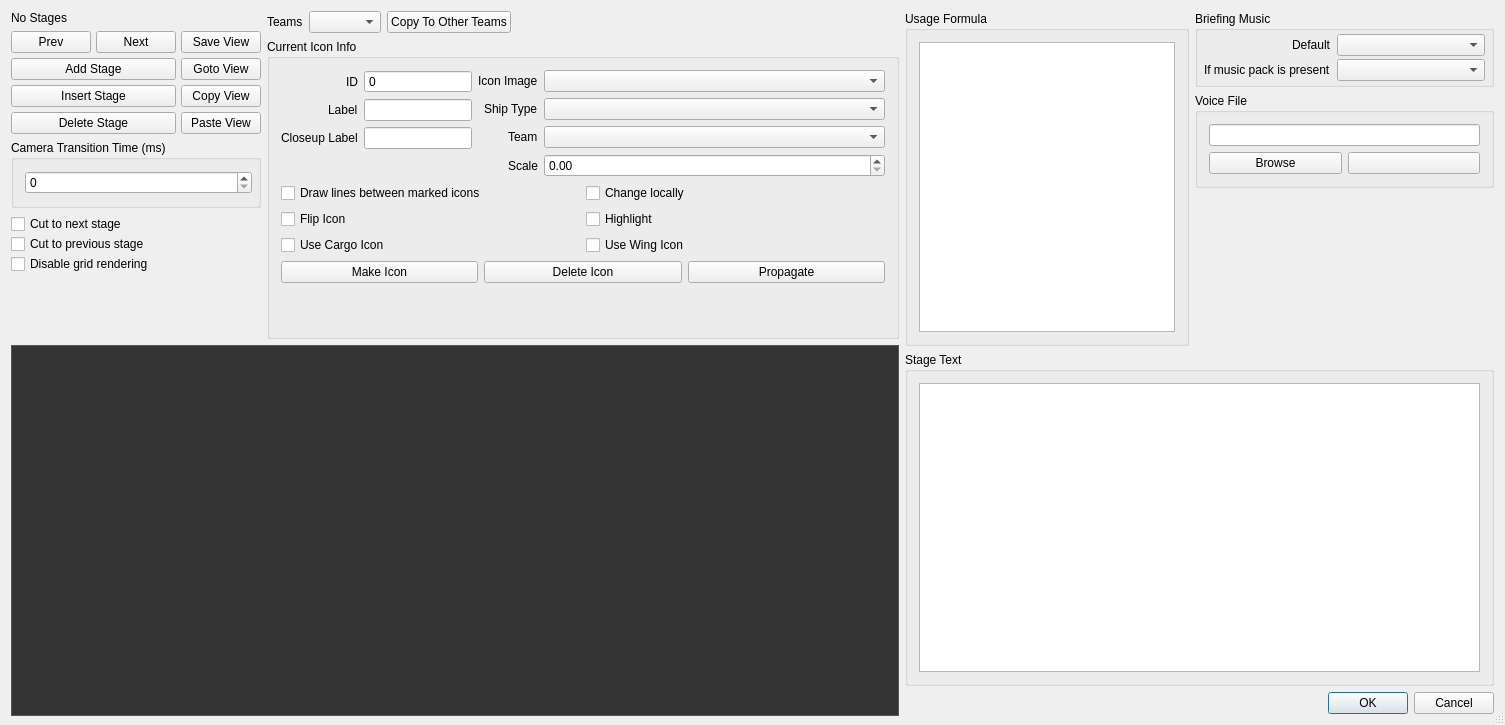
<?xml version="1.0" encoding="UTF-8"?>
<ui version="4.0">
 <class>fso::fred::dialogs::BriefingEditorDialog</class>
 <widget class="QDialog" name="fso::fred::dialogs::BriefingEditorDialog">
  <property name="geometry">
   <rect>
    <x>0</x>
    <y>0</y>
    <width>1505</width>
    <height>725</height>
   </rect>
  </property>
  <property name="minimumSize">
   <size>
    <width>620</width>
    <height>725</height>
   </size>
  </property>
  <property name="windowTitle">
   <string>BriefingEditorDialog</string>
  </property>
  <property name="sizeGripEnabled">
   <bool>true</bool>
  </property>
  <property name="modal">
   <bool>true</bool>
  </property>
  <layout class="QHBoxLayout" name="horizontalLayout_8">
   <item>
    <layout class="QVBoxLayout" name="leftPaneLayout">
     <item>
      <layout class="QHBoxLayout" name="leftPaneControlsLayout">
       <item>
        <layout class="QVBoxLayout" name="stageControlsLayout">
         <item>
          <widget class="QLabel" name="currentStageLabel">
           <property name="text">
            <string>No Stages</string>
           </property>
           <property name="alignment">
            <set>Qt::AlignLeading|Qt::AlignLeft|Qt::AlignTop</set>
           </property>
          </widget>
         </item>
         <item>
          <layout class="QGridLayout" name="stageButtons" columnstretch="0,0,0">
           <property name="spacing">
            <number>5</number>
           </property>
           <item row="0" column="0">
            <widget class="QPushButton" name="prevStageButton">
             <property name="maximumSize">
              <size>
               <width>16777215</width>
               <height>16777215</height>
              </size>
             </property>
             <property name="text">
              <string>Prev</string>
             </property>
             <property name="autoDefault">
              <bool>false</bool>
             </property>
            </widget>
           </item>
           <item row="0" column="1">
            <widget class="QPushButton" name="nextStageButton">
             <property name="sizePolicy">
              <sizepolicy hsizetype="Fixed" vsizetype="Fixed">
               <horstretch>0</horstretch>
               <verstretch>0</verstretch>
              </sizepolicy>
             </property>
             <property name="maximumSize">
              <size>
               <width>16777215</width>
               <height>16777215</height>
              </size>
             </property>
             <property name="text">
              <string>Next</string>
             </property>
             <property name="autoDefault">
              <bool>false</bool>
             </property>
            </widget>
           </item>
           <item row="1" column="2">
            <widget class="QPushButton" name="gotoViewButton">
             <property name="text">
              <string>Goto View</string>
             </property>
             <property name="autoDefault">
              <bool>false</bool>
             </property>
            </widget>
           </item>
           <item row="3" column="2">
            <widget class="QPushButton" name="pasteViewButton">
             <property name="text">
              <string>Paste View</string>
             </property>
             <property name="autoDefault">
              <bool>false</bool>
             </property>
            </widget>
           </item>
           <item row="0" column="2">
            <widget class="QPushButton" name="saveViewButton">
             <property name="maximumSize">
              <size>
               <width>16777215</width>
               <height>16777215</height>
              </size>
             </property>
             <property name="text">
              <string>Save View</string>
             </property>
             <property name="autoDefault">
              <bool>false</bool>
             </property>
            </widget>
           </item>
           <item row="1" column="0" colspan="2">
            <widget class="QPushButton" name="addStageButton">
             <property name="text">
              <string>Add Stage</string>
             </property>
             <property name="autoDefault">
              <bool>false</bool>
             </property>
            </widget>
           </item>
           <item row="3" column="0" colspan="2">
            <widget class="QPushButton" name="deleteStageButton">
             <property name="maximumSize">
              <size>
               <width>16777215</width>
               <height>16777215</height>
              </size>
             </property>
             <property name="text">
              <string>Delete Stage</string>
             </property>
             <property name="autoDefault">
              <bool>false</bool>
             </property>
            </widget>
           </item>
           <item row="2" column="0" colspan="2">
            <widget class="QPushButton" name="insertStageButton">
             <property name="sizePolicy">
              <sizepolicy hsizetype="Minimum" vsizetype="Fixed">
               <horstretch>0</horstretch>
               <verstretch>0</verstretch>
              </sizepolicy>
             </property>
             <property name="maximumSize">
              <size>
               <width>16777215</width>
               <height>16777215</height>
              </size>
             </property>
             <property name="text">
              <string>Insert Stage</string>
             </property>
             <property name="autoDefault">
              <bool>false</bool>
             </property>
            </widget>
           </item>
           <item row="2" column="2">
            <widget class="QPushButton" name="copyViewButton">
             <property name="text">
              <string>Copy View</string>
             </property>
             <property name="autoDefault">
              <bool>false</bool>
             </property>
            </widget>
           </item>
          </layout>
         </item>
         <item>
          <widget class="QGroupBox" name="cameraTransitionTimeGroupBox">
           <property name="title">
            <string>Camera Transition Time (ms)</string>
           </property>
           <layout class="QVBoxLayout" name="verticalLayout">
            <property name="rightMargin">
             <number>6</number>
            </property>
            <item>
             <widget class="QSpinBox" name="cameraTransitionTimeSpinBox">
              <property name="maximum">
               <number>16777215</number>
              </property>
             </widget>
            </item>
           </layout>
          </widget>
         </item>
         <item>
          <layout class="QVBoxLayout" name="stageFlagsLayout">
           <property name="spacing">
            <number>0</number>
           </property>
           <item>
            <widget class="QCheckBox" name="cutToNextStageCheckBox">
             <property name="text">
              <string>Cut to next stage</string>
             </property>
            </widget>
           </item>
           <item>
            <widget class="QCheckBox" name="cutToPrevStageCheckBox">
             <property name="text">
              <string>Cut to previous stage</string>
             </property>
            </widget>
           </item>
           <item>
            <widget class="QCheckBox" name="disableGridCheckBox">
             <property name="text">
              <string>Disable grid rendering</string>
             </property>
            </widget>
           </item>
          </layout>
         </item>
         <item>
          <spacer name="stageControlsSpacer">
           <property name="orientation">
            <enum>Qt::Vertical</enum>
           </property>
           <property name="sizeHint" stdset="0">
            <size>
             <width>20</width>
             <height>40</height>
            </size>
           </property>
          </spacer>
         </item>
        </layout>
       </item>
       <item>
        <layout class="QVBoxLayout" name="stageSubControlsLayout_2">
         <item>
          <layout class="QHBoxLayout" name="teamControlsLayout">
           <item>
            <widget class="QLabel" name="teamLabel">
             <property name="text">
              <string>Teams</string>
             </property>
            </widget>
           </item>
           <item>
            <widget class="QComboBox" name="teamComboBox"/>
           </item>
           <item>
            <widget class="QPushButton" name="copyToOtherTeamsButton">
             <property name="text">
              <string>Copy To Other Teams</string>
             </property>
            </widget>
           </item>
           <item>
            <spacer name="teamSpacer">
             <property name="orientation">
              <enum>Qt::Horizontal</enum>
             </property>
             <property name="sizeHint" stdset="0">
              <size>
               <width>40</width>
               <height>20</height>
              </size>
             </property>
            </spacer>
           </item>
          </layout>
         </item>
         <item>
          <widget class="QGroupBox" name="currentIconInfoGroupBox">
           <property name="minimumSize">
            <size>
             <width>0</width>
             <height>300</height>
            </size>
           </property>
           <property name="title">
            <string>Current Icon Info</string>
           </property>
           <layout class="QVBoxLayout" name="verticalLayout_15">
            <item>
             <layout class="QHBoxLayout" name="iconDetailsLayout" stretch="0,1">
              <item>
               <layout class="QFormLayout" name="iconLabelsForm">
                <property name="labelAlignment">
                 <set>Qt::AlignRight|Qt::AlignTrailing|Qt::AlignVCenter</set>
                </property>
                <item row="0" column="0">
                 <widget class="QLabel" name="iconIdLabel">
                  <property name="text">
                   <string>ID</string>
                  </property>
                 </widget>
                </item>
                <item row="1" column="0">
                 <widget class="QLabel" name="iconLabelLabel">
                  <property name="text">
                   <string>Label</string>
                  </property>
                 </widget>
                </item>
                <item row="1" column="1">
                 <widget class="QLineEdit" name="iconLabelLineEdit"/>
                </item>
                <item row="2" column="0">
                 <widget class="QLabel" name="iconCloseupLabelLabel">
                  <property name="text">
                   <string>Closeup Label</string>
                  </property>
                 </widget>
                </item>
                <item row="2" column="1">
                 <widget class="QLineEdit" name="iconCloseupLabelLineEdit"/>
                </item>
                <item row="0" column="1">
                 <widget class="QSpinBox" name="iconIdSpinBox">
                  <property name="buttonSymbols">
                   <enum>QAbstractSpinBox::NoButtons</enum>
                  </property>
                  <property name="maximum">
                   <number>16777215</number>
                  </property>
                 </widget>
                </item>
               </layout>
              </item>
              <item>
               <layout class="QFormLayout" name="iconVisualsLayout">
                <property name="labelAlignment">
                 <set>Qt::AlignRight|Qt::AlignTrailing|Qt::AlignVCenter</set>
                </property>
                <item row="0" column="0">
                 <widget class="QLabel" name="iconImageLabel">
                  <property name="text">
                   <string>Icon Image</string>
                  </property>
                 </widget>
                </item>
                <item row="0" column="1">
                 <widget class="QComboBox" name="iconImageComboBox"/>
                </item>
                <item row="1" column="0">
                 <widget class="QLabel" name="iconShipTypeLabel">
                  <property name="text">
                   <string>Ship Type</string>
                  </property>
                 </widget>
                </item>
                <item row="1" column="1">
                 <widget class="QComboBox" name="iconShipTypeComboBox"/>
                </item>
                <item row="2" column="0">
                 <widget class="QLabel" name="iconTeamLabel">
                  <property name="text">
                   <string>Team</string>
                  </property>
                 </widget>
                </item>
                <item row="2" column="1">
                 <widget class="QComboBox" name="iconTeamComboBox"/>
                </item>
                <item row="3" column="0">
                 <widget class="QLabel" name="iconScaleLabel">
                  <property name="text">
                   <string>Scale</string>
                  </property>
                 </widget>
                </item>
                <item row="3" column="1">
                 <widget class="QDoubleSpinBox" name="scaleDoubleSpinBox"/>
                </item>
               </layout>
              </item>
             </layout>
            </item>
            <item>
             <layout class="QGridLayout" name="iconCheckboxesLayout">
              <item row="3" column="1">
               <widget class="QCheckBox" name="highlightCheckBox">
                <property name="text">
                 <string>Highlight</string>
                </property>
               </widget>
              </item>
              <item row="4" column="1">
               <widget class="QCheckBox" name="useWingIconCheckBox">
                <property name="text">
                 <string>Use Wing Icon</string>
                </property>
               </widget>
              </item>
              <item row="1" column="1">
               <widget class="QCheckBox" name="changeLocallyCheckBox">
                <property name="text">
                 <string>Change locally</string>
                </property>
               </widget>
              </item>
              <item row="1" column="0">
               <widget class="QCheckBox" name="drawLinesCheckBox">
                <property name="text">
                 <string>Draw lines between marked icons</string>
                </property>
                <property name="tristate">
                 <bool>true</bool>
                </property>
               </widget>
              </item>
              <item row="3" column="0">
               <widget class="QCheckBox" name="flipIconCheckBox">
                <property name="text">
                 <string>Flip Icon</string>
                </property>
               </widget>
              </item>
              <item row="4" column="0">
               <widget class="QCheckBox" name="useCargoIconCheckBox">
                <property name="text">
                 <string>Use Cargo Icon</string>
                </property>
               </widget>
              </item>
             </layout>
            </item>
            <item>
             <layout class="QHBoxLayout" name="iconSetupButtonsLayout">
              <item>
               <widget class="QPushButton" name="makeIconButton">
                <property name="text">
                 <string>Make Icon</string>
                </property>
                <property name="autoDefault">
                 <bool>false</bool>
                </property>
               </widget>
              </item>
              <item>
               <widget class="QPushButton" name="deleteIconButton">
                <property name="text">
                 <string>Delete Icon</string>
                </property>
                <property name="autoDefault">
                 <bool>false</bool>
                </property>
               </widget>
              </item>
              <item>
               <widget class="QPushButton" name="propagateIconButton">
                <property name="text">
                 <string>Propagate</string>
                </property>
                <property name="autoDefault">
                 <bool>false</bool>
                </property>
               </widget>
              </item>
             </layout>
            </item>
            <item>
             <spacer name="iconInfoSpacer">
              <property name="orientation">
               <enum>Qt::Vertical</enum>
              </property>
              <property name="sizeHint" stdset="0">
               <size>
                <width>20</width>
                <height>40</height>
               </size>
              </property>
             </spacer>
            </item>
           </layout>
          </widget>
         </item>
        </layout>
       </item>
      </layout>
     </item>
     <item>
      <widget class="QWidget" name="mapView" native="true">
       <property name="enabled">
        <bool>true</bool>
       </property>
       <property name="sizePolicy">
        <sizepolicy hsizetype="Preferred" vsizetype="Preferred">
         <horstretch>0</horstretch>
         <verstretch>0</verstretch>
        </sizepolicy>
       </property>
       <property name="minimumSize">
        <size>
         <width>888</width>
         <height>371</height>
        </size>
       </property>
       <property name="styleSheet">
        <string notr="true">QWidget {
    background-color: #333333;
    border: 1px solid #555555;
}</string>
       </property>
      </widget>
     </item>
    </layout>
   </item>
   <item>
    <layout class="QVBoxLayout" name="rightPaneLayout">
     <item>
      <layout class="QHBoxLayout" name="stageSubControlsLayout">
       <item>
        <widget class="QGroupBox" name="usageFormulaGroupBox">
         <property name="title">
          <string>Usage Formula</string>
         </property>
         <layout class="QVBoxLayout" name="verticalLayout_3">
          <item>
           <widget class="fso::fred::sexp_tree" name="formulaTreeView">
            <property name="sizePolicy">
             <sizepolicy hsizetype="Preferred" vsizetype="Preferred">
              <horstretch>0</horstretch>
              <verstretch>0</verstretch>
             </sizepolicy>
            </property>
            <property name="minimumSize">
             <size>
              <width>0</width>
              <height>0</height>
             </size>
            </property>
            <property name="frameShape">
             <enum>QFrame::StyledPanel</enum>
            </property>
           </widget>
          </item>
         </layout>
        </widget>
       </item>
       <item>
        <layout class="QVBoxLayout" name="stageAudioControlsLayout">
         <item>
          <widget class="QGroupBox" name="briefingMusicLayout">
           <property name="minimumSize">
            <size>
             <width>200</width>
             <height>0</height>
            </size>
           </property>
           <property name="sizeIncrement">
            <size>
             <width>0</width>
             <height>0</height>
            </size>
           </property>
           <property name="title">
            <string>Briefing Music</string>
           </property>
           <layout class="QFormLayout" name="formLayout">
            <property name="labelAlignment">
             <set>Qt::AlignRight|Qt::AlignTrailing|Qt::AlignVCenter</set>
            </property>
            <property name="verticalSpacing">
             <number>3</number>
            </property>
            <property name="leftMargin">
             <number>6</number>
            </property>
            <property name="topMargin">
             <number>3</number>
            </property>
            <property name="rightMargin">
             <number>6</number>
            </property>
            <property name="bottomMargin">
             <number>3</number>
            </property>
            <item row="0" column="0">
             <widget class="QLabel" name="defaultMusicLabel">
              <property name="text">
               <string>Default</string>
              </property>
             </widget>
            </item>
            <item row="0" column="1">
             <widget class="QComboBox" name="defaultMusicComboBox">
              <property name="editable">
               <bool>false</bool>
              </property>
             </widget>
            </item>
            <item row="1" column="0">
             <widget class="QLabel" name="musicPackLabel">
              <property name="text">
               <string>If music pack is present</string>
              </property>
              <property name="wordWrap">
               <bool>true</bool>
              </property>
             </widget>
            </item>
            <item row="1" column="1">
             <widget class="QComboBox" name="musicPackComboBox"/>
            </item>
           </layout>
          </widget>
         </item>
         <item>
          <widget class="QGroupBox" name="voiceFileGroupBox">
           <property name="title">
            <string>Voice File</string>
           </property>
           <layout class="QVBoxLayout" name="verticalLayout_13">
            <item>
             <widget class="QLineEdit" name="voiceFileLineEdit">
              <property name="text">
               <string/>
              </property>
             </widget>
            </item>
            <item>
             <layout class="QHBoxLayout" name="voiceFileButtonsLayout">
              <item>
               <widget class="QPushButton" name="voiceFileBrowseButton">
                <property name="text">
                 <string>Browse</string>
                </property>
                <property name="autoDefault">
                 <bool>false</bool>
                </property>
               </widget>
              </item>
              <item>
               <widget class="QPushButton" name="voiceFilePlayButton">
                <property name="text">
                 <string/>
                </property>
                <property name="icon">
                 <iconset resource="../resources/resources.qrc">
                  <normaloff>:/images/bmp00001.png</normaloff>:/images/bmp00001.png</iconset>
                </property>
                <property name="autoDefault">
                 <bool>false</bool>
                </property>
               </widget>
              </item>
             </layout>
            </item>
           </layout>
          </widget>
         </item>
         <item>
          <spacer name="audioControlsSpacer">
           <property name="orientation">
            <enum>Qt::Vertical</enum>
           </property>
           <property name="sizeHint" stdset="0">
            <size>
             <width>20</width>
             <height>40</height>
            </size>
           </property>
          </spacer>
         </item>
        </layout>
       </item>
      </layout>
     </item>
     <item>
      <widget class="QGroupBox" name="stageTextGroupBox">
       <property name="title">
        <string>Stage Text</string>
       </property>
       <layout class="QVBoxLayout" name="verticalLayout_6">
        <item>
         <widget class="QPlainTextEdit" name="stageTextPlainTextEdit"/>
        </item>
       </layout>
      </widget>
     </item>
     <item>
      <widget class="QDialogButtonBox" name="okAndCancelButtons">
       <property name="layoutDirection">
        <enum>Qt::LeftToRight</enum>
       </property>
       <property name="orientation">
        <enum>Qt::Horizontal</enum>
       </property>
       <property name="standardButtons">
        <set>QDialogButtonBox::Cancel|QDialogButtonBox::Ok</set>
       </property>
      </widget>
     </item>
    </layout>
   </item>
  </layout>
 </widget>
 <layoutdefault spacing="6" margin="11"/>
 <customwidgets>
  <customwidget>
   <class>fso::fred::sexp_tree</class>
   <extends>QTreeView</extends>
   <header>ui/widgets/sexp_tree.h</header>
  </customwidget>
 </customwidgets>
 <resources>
  <include location="../resources/resources.qrc"/>
 </resources>
 <connections/>
</ui>
